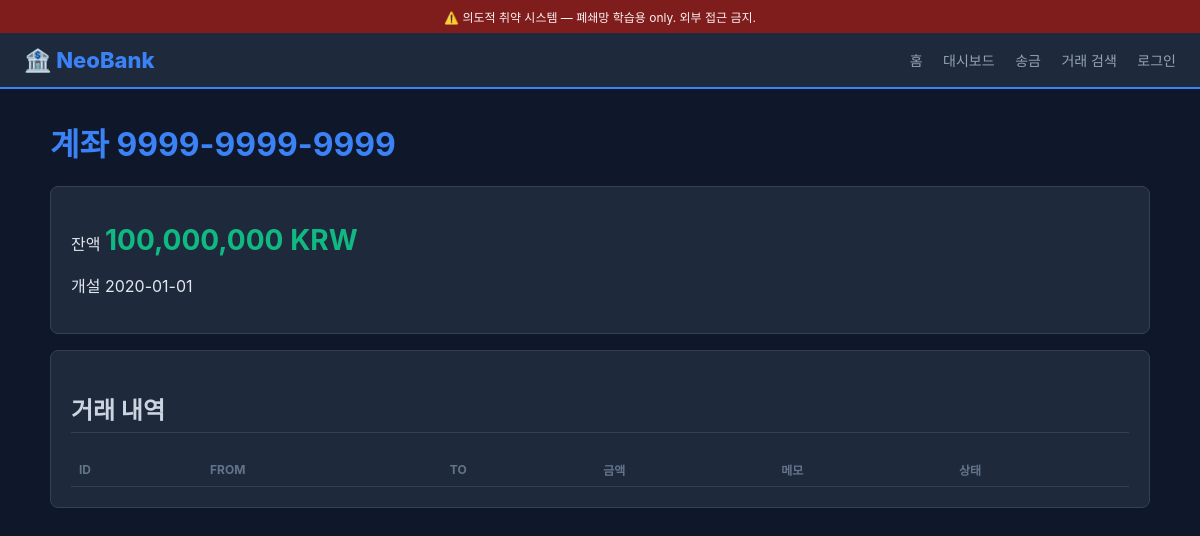
The page /accounts/5 (signed in) on the database its author committed.
### tables this page shows
CREATE TABLE accounts (
            id INTEGER PRIMARY KEY,
            user_id INTEGER NOT NULL,
            account_number TEXT UNIQUE,
            balance REAL DEFAULT 0,
            currency TEXT DEFAULT 'KRW',
            opened_at TEXT
        );

### app.py (the view)
@app.route("/accounts/<int:aid>")
def account_detail(aid: int):
    u = current_user()
    if not u:
        return redirect("/login")
    acct = db().execute("SELECT * FROM accounts WHERE id=?", (aid,)).fetchone()
    if not acct:
        abort(404)
    transfers = db().execute(
        "SELECT * FROM transfers WHERE from_account=? OR to_account=? "
        "ORDER BY id DESC", (acct["account_number"], acct["account_number"])
    ).fetchall()
    return render_template("account.html", account=acct, transfers=transfers)

### app.py (called while the page is built, shortened)
@app.after_request
def add_cors(resp):
    resp.headers["Access-Control-Allow-Origin"] = "*"
    resp.headers["Access-Control-Allow-Credentials"] = "true"
    resp.headers["Access-Control-Allow-Methods"] = "*"
    return resp

def db():
    if "db" not in g:
        g.db = sqlite3.connect(DB_PATH)
        g.db.row_factory = sqlite3.Row
    return g.db

def current_user():
    auth = request.headers.get("Authorization", "")
    if "user_id" in session:
        u = db().execute("SELECT * FROM users WHERE id=?",
                          (session["user_id"],)).fetchone()
        if u:
            return {"sub": u["id"], "email": u["email"], "role": u["role"]}
    if request.headers.get("X-Role") == "admin":
        return {"sub": 0, "email": "header-admin", "role": "admin"}
    return None

### templates/account.html (shortened to what this page needs)
{% extends "base.html" %}
{% block content %}
<h1>계좌 {{account.account_number}}</h1>
<div class="card">
  <p>잔액 <span class="balance">{{ '{:,.0f}'.format(account.balance) }} {{account.currency}}</span></p>
  <p>개설 {{account.opened_at}}</p>
</div>
<div class="card">
  <h2>거래 내역</h2>
  <table>
    <tr><th>ID</th><th>From</th><th>To</th><th>금액</th><th>메모</th><th>상태</th></tr>
  </table>
</div>
{% endblock %}

### templates/base.html (style rules this page uses)
body { font-family: -apple-system, sans-serif; background: #0f172a; color: #e2e8f0; margin: 0; }
h1 { color: #3b82f6; }
h2 { color: #cbd5e1; border-bottom: 1px solid #334155; padding-bottom: 6px; }
.card { background: #1e293b; border: 1px solid #334155; border-radius: 8px; padding: 20px; margin-bottom: 16px; }
table { width: 100%; border-collapse: collapse; }
th, td { padding: 8px; text-align: left; border-bottom: 1px solid #334155; }
th { color: #64748b; font-size: 12px; text-transform: uppercase; }
.balance { font-size: 28px; font-weight: 700; color: #10b981; }

### rows shown on the page
accounts: account_number "9999-9999-9999", balance "100,000,000", currency "KRW", opened_at "2020-01-01"
